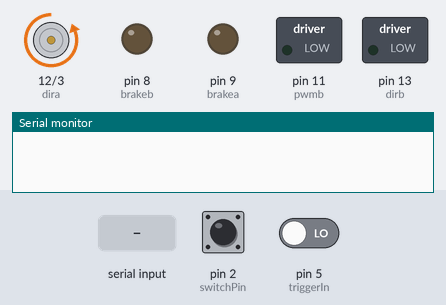
A sketch run on a simulated Arduino Uno, built with avr-gcc and run on an emulated ATmega328P. On the bench: direction and speed pins drawn as motors (green arrow = direction pin HIGH = forward, orange = LOW = backward, longer = more drive), switched loads named in the sketch (green lamp = pin HIGH), output pins drawn as LEDs (lit = HIGH), the last lines printed to the serial monitor. Inputs (shaded band) come from the test bench; at power-on: pin 2 (switchPin) LOW, pin 5 (triggerIn) LOW. Pins used as bus, display or sensor lines are not drawn.

Above: at 1.2 s.
1.3 s: pin 2 (switchPin) pulled HIGH for 0.15 s
At 1.37 s:
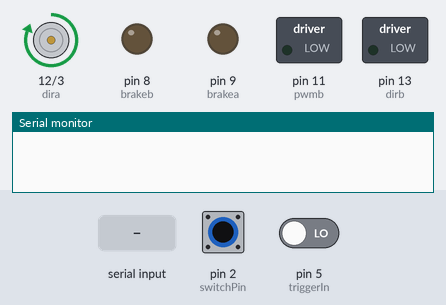
2.9 s: "ph" received over Serial
5.4 s: "pm" received over Serial
7.9 s: pin 5 (triggerIn) driven HIGH
At 9.1 s:
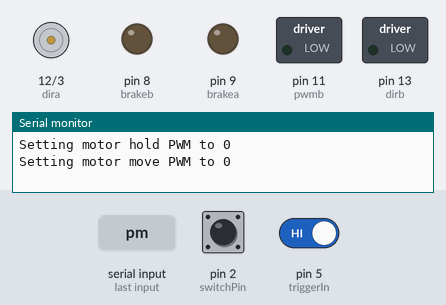
9.4 s: pin 2 (switchPin) pulled HIGH for 3.2 s
14.1 s: "td" received over Serial
Timing chart, 0 to 17.1 s (numbered marks = the images above; inputs shaded):
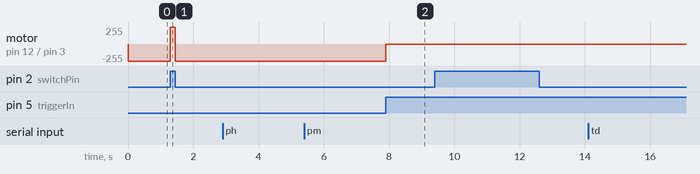

Measured:
- after the input at 1.3 s, motor on pin 12 (dira) / pin 3 (pwma): backward 255/255 → forward 255/255 at once, → backward 255/255 0.15 s later
- after the input at 7.9 s, motor on pin 12 (dira) / pin 3 (pwma): backward 255/255 → stopped at once

The sketch:

software_switch_new.ino
```cpp
// Pin numbers for speed on motor shield
int pwma = 3;
int pwmb = 11;
// Pin numbers for brakes on motor shield
int brakea = 9;
int brakeb = 8;
// Pins to specify direction on motor shield
int dira = 12;
int dirb = 13;
// Pin to read state of the shutter Switch
int switchPin = 2;
// Pin to read the level of the trigger
int triggerIn = 5;
int triggerOut = 6;

// Bool to monitor whether to accept
// open requests from the Switch
bool triggerFromSwitch = false;
// Duration to keep shutter open after recieving a trigger pulse
int shutterOpenTime = 20;

// string for reading in the serial buffer
String serialBuffer;

// variables for reading in the Switch/trigger levels
int currentSwitchState  = 1;
int currentTriggerState = 0;
// memory for knowing what the previous state was.
int prevSwitchState  = 1;
int prevTriggerState = 0;


// control the "speed" of the shutter?
int motorPWMHoldLevel = 255;
int motorPWMMoveLevel = 255;
// time to delay before switching the move current to the hold current
int motorMoveTime = 0;

void toggleShutter(int todo=HIGH) {
//  digitalWrite(brakea, LOW);
  analogWrite(pwma, motorPWMMoveLevel);
  digitalWrite(dira, todo);
//  delay(motorMoveTime);
//  analogWrite(pwma, motorPWMHoldLevel);
//  digitalWrite(brakea, HIGH);
}

void openShutter() {
  toggleShutter(HIGH);
}

void closeShutter() {
  toggleShutter(LOW);
}

void setup() {
  // These pins were used for controlling the R/G LEDs on the protoshield
//  pinMode(12, OUTPUT);
//  pinMode(10, OUTPUT);
  pinMode(triggerIn, INPUT);
  pinMode(triggerOut, OUTPUT);
  Serial.begin(9600);

  // Set pin modes on all of the
  pinMode(dira, OUTPUT);
  pinMode(dirb, OUTPUT);
  pinMode(pwma, OUTPUT);
  pinMode(pwmb, OUTPUT);
  pinMode(brakea, OUTPUT);
  pinMode(brakeb, OUTPUT);

  digitalWrite(brakea, LOW);
  digitalWrite(brakeb, LOW);

}


void loop() {
  // check if we're being sent commands by the computer
  /*
   * Either "delay<#>", where <#> is an int in ms for how long the shutter should stay open
   * "1" to enable the Switch press to open the shutter (and disable external triggering)
   * "0" to to do the opposite.
   */
  if (Serial.available() > 0) {
    // Read in whatever was sent
    serialBuffer = Serial.readString();

//    Serial.println("Read string in: " + serialBuffer);

    // Assume you're enabling/disabling the Switch if youdon't start with 'd'.
    // Should be noted that anything besides '0' will be intepretted as '1'.
    if (serialBuffer.charAt(0) == 'd') {
      // Note: really works for anything dxxxx where x is any character.
      // leaving it how the undergrads first programmed it.
      shutterOpenTime = serialBuffer.substring(5).toInt();
      Serial.println("Setting shutter open time to " + String(shutterOpenTime));
    // debugger to let me set the analog output of the motor
    }
    else if (serialBuffer.substring(0,2) == "ph")
    {

      motorPWMHoldLevel = serialBuffer.substring(2).toInt();
      Serial.println("Setting motor hold PWM to " + String(motorPWMHoldLevel));
    }
    else if (serialBuffer.substring(0,2) == "pm")
    {

      motorPWMMoveLevel = serialBuffer.substring(2).toInt();
      Serial.println("Setting motor move PWM to " + String(motorPWMMoveLevel));
    }
    else if (serialBuffer.substring(0,2) == "td")
    {

      motorMoveTime = serialBuffer.substring(2).toInt();
      Serial.println("Setting motor delay to " + String(motorMoveTime));
    }
    else
    {
      delay(10);
      // Want to cast the response to a bool. chr(48)=='0',
      // so the subtraction helps convert the string/char '0' to the int 0.
      triggerFromSwitch = bool(int(serialBuffer.charAt(0))-48);
      Serial.println("Trigger from Switch set to: " + String(triggerFromSwitch));
      delay(10);
    }
  }

  // Read the state of the Switch
  //   High = unpressed
  //   Low  =   pressed
  currentSwitchState = digitalRead(switchPin);
  currentTriggerState = digitalRead(triggerIn);

  // handle passing along the trigger level
  // the simple/naive/stupid way:
  // Unnecessarily writing to the pin every loop, even if it isn't changing
  // Can have issues that the trigger will stay high longer than the actual trigger
  //   if the delay time is longer than the trigger pulse
  digitalWrite(triggerOut, currentTriggerState);
  // Right now, I want this to function like the other commercial shutter.
  // That is, the switch on the front should act like a NO/NC switch, and
  // the trigger toggles it. With having the computer control how to
  // open it, it was getting annoying to align. I'll need to think about
  // the cleanest way to add in computer control...

      // detect if it's different from the last loop
  if (prevSwitchState != currentSwitchState) {
    // Update the shutter to open/close as necessary
    if (currentSwitchState) {
      openShutter();
    }
    else {
      closeShutter();
    }
  }
  // If not triggering from the Switch, we're being driven by an external trigger
  if (currentTriggerState == HIGH & shutterOpenTime >= 0 & currentTriggerState != prevTriggerState) {
    toggleShutter(!digitalRead(dira));
    delay(shutterOpenTime);
    toggleShutter(!digitalRead(dira));
    }
  /*
  // Handle if you want to open the shutter depending on
  // Switch state
  if (triggerFromSwitch) {
    // detect if it's different from the last loop
    if (prevSwitchState != currentSwitchState) {
      // Update the shutter to open/close as necessary
      if (currentSwitchState) {
        openShutter();
      }
      else {
        closeShutter();
      }
    }
//    Serial.println("Switch State:" + String(currentSwitchState));
//    delay(100);

  }
  // If not triggering from the Switch, we're being driven by an external trigger
  else {
    if (currentTriggerState == HIGH & shutterOpenTime >= 0 & currentTriggerState != prevTriggerState) {
      openShutter();
      delay(shutterOpenTime);
      closeShutter();
    }
    else {
    }
//    Serial.println("Trigger State:" + currentTriggerState);
//    delay(10);
  }
  */


  prevTriggerState = currentTriggerState;
  prevSwitchState = currentSwitchState;
//  delay(500);
//  Serial.flush();
}
```
